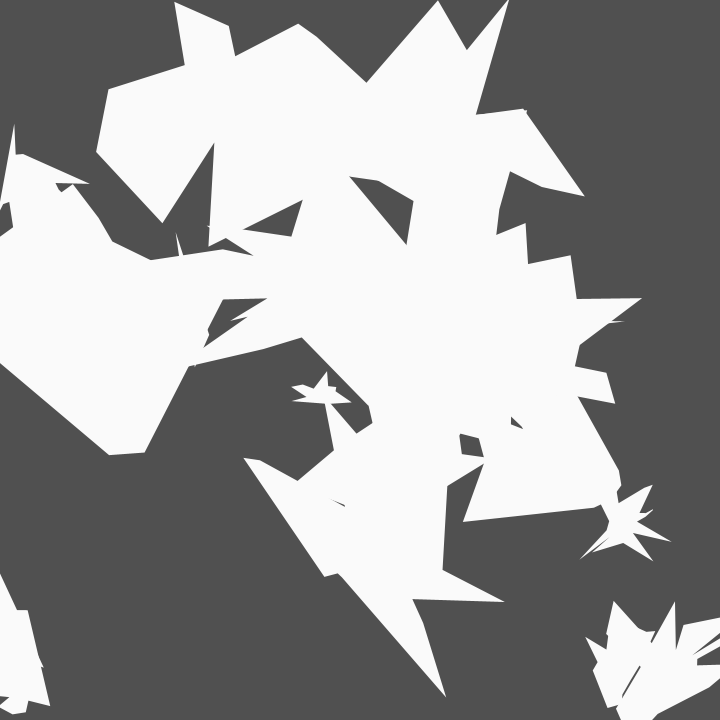
Frame 1 (no input)
Frame 60 (the mouse pressed at the canvas centre just before this capture): identical to frame 1, image omitted
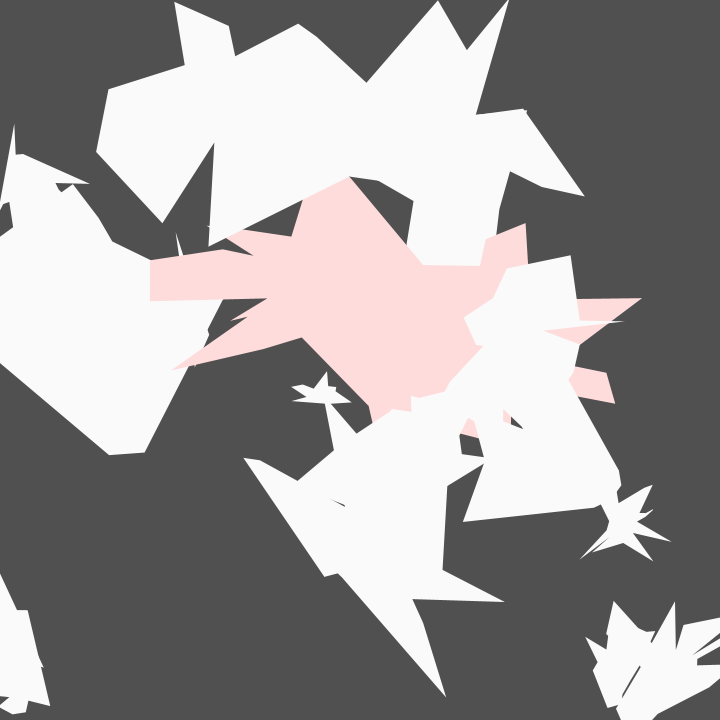
Frame 120 (the mouse held since frame 60 and released just before this capture)

The Processing sketch that drew these frames (run headless with seeded random() and noise(); from frame 60 on, the mouse is pressed at the canvas centre):

// Processing sketch: polyIntersection
// ── polyIntersection.pde
ArrayList<Poly> polys;
Poly select;

void setup() {
  size(720, 720);
  pixelDensity(2);
  generate();
}

void draw() {

  background(80);

  for (int i = 0; i < polys.size(); i++) {
    polys.get(i).update();
  }
}

void keyPressed() {
  generate();
}

void mousePressed() {
  select = null;
  for (int i = polys.size()-1; i >= 0; i--) {
    if (polys.get(i).on) {
      select = polys.get(i);
      polys.remove(i);
      polys.add(select);
      break;
    }
  }
}

void mouseDragged() {
  if (select != null) {
    select.moved(mouseX-pmouseX, mouseY-pmouseY);
  }
}

void mouseReleased() {
  select = null;
}

void generate() {
  polys = new ArrayList<Poly>();
  for (int i = 0; i < 20; i++) {
    polys.add(new Poly(random(width), random(height), random(10, 200)));
  }
}

boolean inRange(float ini, float end, float val) {
  return(val > ini && val < end);
}

class Poly {
  ArrayList<PVector> points;
  boolean on;
  float x1, y1, x2, y2;
  Poly(float x, float y, float r) {
    points = new ArrayList<PVector>();  
    int cc = int(random(3, 21));
    FloatList angles = new FloatList();
    for (int i = 0; i < cc; i++) {
      angles.append(random(TWO_PI));
    }
    angles.sort();
    for (int i = 0; i < cc; i++) {
      float ang = angles.get(i);
      float nr = r*random(0.2, 1);
      points.add(new PVector(x+cos(ang)*nr, y+sin(ang)*nr));
    }
    calculateBox();
  }
  void update() {
    on = false;
    if (pointIn(mouseX, mouseY)) on = true;
    show();
  }
  void show() {
    noStroke();
    fill(250);
    if (on) fill(255, 220, 220);
    beginShape();
    for (int i = 0; i < points.size(); i++) {
      PVector p = points.get(i);
      vertex(p.x, p.y);
    }
    endShape(CLOSE);
  }

  void moved(float mx, float my) {
    x1 += mx;
    y1 += my;
    x2 += mx;
    y2 += my;
    for (int i = 0; i < points.size(); i++) {
      points.get(i).x += mx; 
      points.get(i).y += my;
    }
  }

  boolean pointIn(float px, float py) {
    if (inRange(x1, x2, px) && inRange(y1, y2, py)) {
      float lx1 = x1;
      float ly1 = py;
      float lx2 = x2;
      float ly2 = py;
      FloatList xx = new FloatList();
      PVector p1, p2, inter;
      for (int i = 0; i < points.size(); i++) {
        p1 = points.get(i);
        p2 = points.get((i+1)%points.size());
        inter = linesIntersection(lx1, ly1, lx2, ly2, p1.x, p1.y, p2.x, p2.y);
        if (inter != null) {

          xx.append(inter.x);
        }
      }
      xx.sort();
      for (int i = 0; i < xx.size()-1; i+=2) {
        if (inRange(xx.get(i), xx.get(i+1), px)) {
          return true;
        }
      }
    }
    return false;
  }

  void calculateBox() {
    x1 = x2 = points.get(0).x;
    y1 = y2 = points.get(0).y;
    for (int i = 1; i < points.size(); i++) {
      PVector p = points.get(i);
      if (p.x < x1) x1 = p.x;
      if (p.y < y1) y1 = p.y;
      if (p.x > x2) x2 = p.x;
      if (p.y > y2) y2 = p.y;
    }
  }
}

PVector linesIntersection(float x1, float y1, float x2, float y2, float x3, float y3, float x4, float y4) {
  float dx1 = x2-x1;
  float dy1 = y2-y1;
  float dx2 = x4-x3;
  float dy2 = y4-y3;
  float v1 = dx1*y1-dy1*x1;
  float v2 = dx2*y3-dy2*x3;
  if ((((dx1*y3-dy1*x3)<v1)^((dx1*y4-dy1*x4) < v1)) &&
    (((dx2*y1-dy2*x1)<v2)^((dx2*y2-dy2*x2) < v2 ))) {
    float det = 1./((dx1*dy2)-(dy1*dx2));
    float ix = -((dx1*v2)-(v1*dx2))*det;
    float iy = -((dy1*v2)-(v1*dy2))*det;
    return new PVector(ix, iy);
  }
  return null;
}
